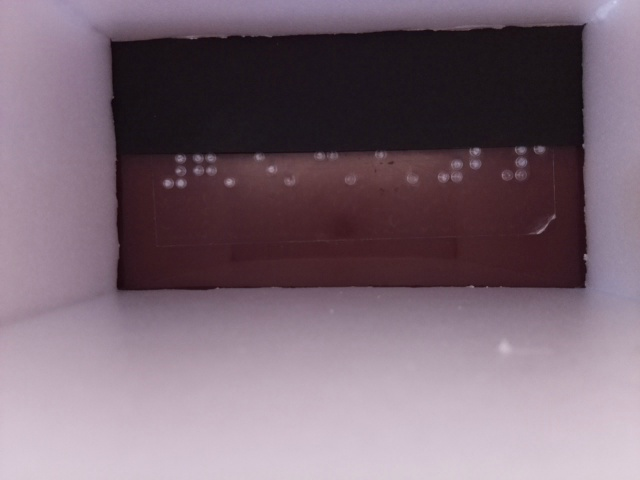
#> input picture vid_process_src/captured_img3/test_cap_img19.jpg, 640 x 480 px, found by its file name
$ python img_rotation_test.py
#> lines starting #> are read from the running program, lines starting #| are printed output that depends on the picture; after the words box and inside, x2 and y2 are one past the last pixel; in counts of white or black regions, pixels touching at a corner belong together
import numpy as np
from collections import Counter
import cv2
import math

def img_preprocess(src_path):
    src = cv2.imread(src_path, cv2.IMREAD_COLOR)
#> src is the input picture: shape (480, 640, 3); mean B, G, R 116, 104, 122.5
    if src is None:
        raise ValueError("Failed to load image from {}".format(src_path))

    src = cv2.imread(src_path, cv2.IMREAD_COLOR)
    src_gray = cv2.cvtColor(src, cv2.COLOR_BGR2GRAY)
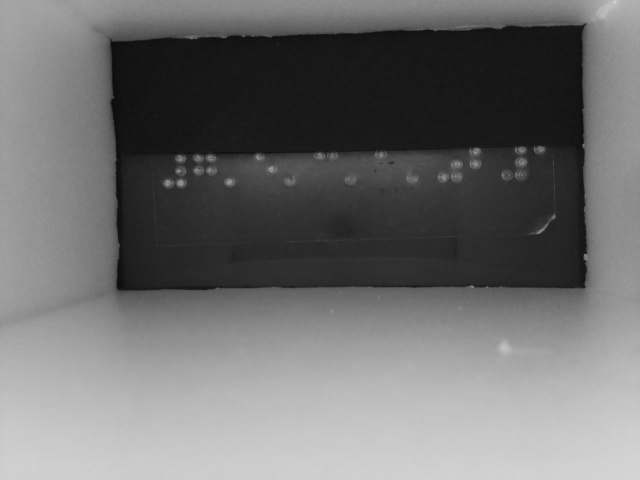
#> src_gray: shape (480, 640); min 7, max 213, mean 110.8

    x, y, width, height = 120, 160, 460, 120
    cropped_gray_image = src_gray[y:y+height, x:x+width]
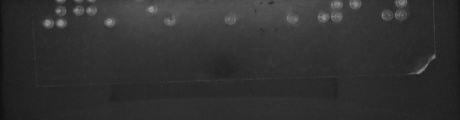
#> cropped_gray_image: shape (120, 460); min 15, max 159, mean 49.6
    cropped_image = src[y:y+height, x:x+width]

    background = cv2.medianBlur(cropped_gray_image, 27)
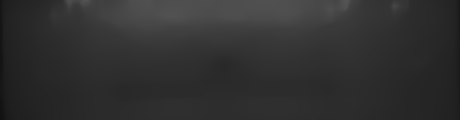
#> background: shape (120, 460); min 18, max 83, mean 48.4
    foreground = cv2.absdiff(cropped_gray_image, background)
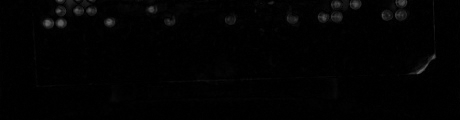
#> foreground: shape (120, 460); min 0, max 98, mean 2.5

    img_crop_bilateral = cv2.bilateralFilter(foreground, 3, 15, 15)
    img_gaussian = cv2.GaussianBlur(img_crop_bilateral, (3, 3), 0)

    _, img_binary = cv2.threshold(img_gaussian, 0, 255, cv2.THRESH_OTSU)
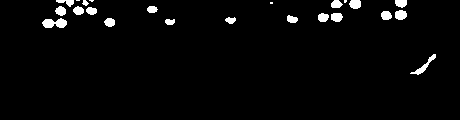
#> img_binary: shape (120, 460); 2.8% white; 23 white regions (4 under 20 px), largest, box (x1, y1, x2, y2) and area: (42, 18, 67, 28) 177, (410, 54, 436, 75) 125, (395, 10, 407, 20) 98

    window = cv2.getStructuringElement(cv2.MORPH_ELLIPSE,(5,5))
    morph2 = cv2.morphologyEx(img_binary, cv2.MORPH_OPEN, window, iterations=1)
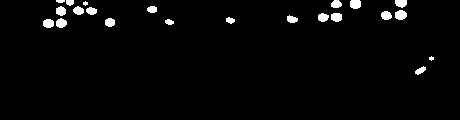
#> morph2: shape (120, 460); 2.5% white; 22 white regions (2 under 20 px), largest, box (x1, y1, x2, y2) and area: (395, 10, 407, 20) 96, (350, 0, 361, 9) 89, (331, 13, 342, 22) 85
    cv2.imshow('morph', morph2)

    med_morph = cv2.medianBlur(morph2, 3)
#> med_morph: shape (120, 460); 2.4% white; 21 white regions (2 under 20 px)
    cv2.imshow('med_morph', med_morph)
    # [8 lines of commented-out code are left out]

    return cropped_image, med_morph

def get_diameter(ctrs):
    if not ctrs:
        raise ValueError("No contours found.")

    boundingBoxes = [list(cv2.boundingRect(c)) for c in ctrs]
    c = Counter([i[2] for i in boundingBoxes])
    mode = c.most_common(1)[0][0]

    if mode == 1:
        diam = c.most_common(2)[1][0] if len(c) > 1 else 1
    else:
        diam = mode
    return diam

# [8 lines of commented-out code are left out]

def get_circles(src, processed):
    # Detect circles using HoughCircles
    circles = cv2.HoughCircles(processed, cv2.HOUGH_GRADIENT, 1, 11, param1=250, param2=8, minRadius=0, maxRadius=(diameter+2))

    if circles is not None:
        circles = np.uint16(np.around(circles))

        # Draw the circles
        for i in circles[0, :]:
            # Draw the outer circle
            # cv2.circle(src, (i[0], i[1]), i[2], (0, 255, 0), 2)
            # Draw the center of the circle
            cv2.circle(src, (i[0], i[1]), 2, (0, 0, 255), 3)
    cv2.imshow('circles', src)
    return src


def calculate_slope_angle(x1, y1, x2, y2):
    # 두 점 사이의 가로, 세로 거리 계산
    dx = x2 - x1
    dy = y2 - y1

    # 기울기 각도 계산 (라디안)
    angle_rad = math.atan2(dy, dx)
    angle_deg = math.degrees(angle_rad)

    return angle_deg

def get_spacing(boundingBoxes):
    spacingX = sorted(set([b[0] for b in boundingBoxes]))
    spacingY = sorted(set([b[1] for b in boundingBoxes]))
    return spacingX, spacingY

def draw_lines(src, boundingBoxes):
    for box in boundingBoxes:
        x, y, w, h = box
        cv2.rectangle(src, (x, y), (x + diameter, y + diameter), (0, 255, 0), 1)
    for x in spacingX:
        cv2.line(src, (x, min(spacingY)), (x, src.shape[1]), (0, 0, 255), 1)
    return src

# Main code
try:
    src, processed = img_preprocess('/Users/tsshin/Desktop/HandS_Braille/vid_process_src/captured_img3/test_cap_img19.jpg')
    # Get the height and width of the image
    height, width = src.shape[:2]
#> height = 120; width = 460

    contours, _ = cv2.findContours(processed, cv2.RETR_TREE, cv2.CHAIN_APPROX_NONE)
#> contours = 21 contours, 2 with area under 20; largest, box (x1, y1, x2, y2) and area: (395, 10, 407, 20) 80, (350, 0, 361, 9) 73, (56, 18, 67, 28) 68, (43, 19, 54, 28) 68, (331, 13, 342, 22) 68
    diameter = get_diameter(contours)
#> in get_diameter, `boundingBoxes = [list(cv2.boundingRect(c)) for c in ctrs]`: boundingBoxes = 21 items, first 6: [415, 67, 11, 8], [429, 57, 5, 3], [165, 19, 9, 6], [43, 19, 11, 9], [105, 18, 10, 9], [56, 18, 11, 10]
#> in get_diameter, `c = Counter([i[2] for i in boundingBoxes])`: c = {11: 11, 5: 2, 9: 2, 10: 3, 12: 2, 18: 1}
#> in get_diameter, `mode = c.most_common(1)[0][0]`: mode = 11
#> diameter = 11
    print(diameter)
#| 11
    # braille = get_circles(contours, diameter)
    hough = get_circles(src, processed)
#> in get_circles, `circles = cv2.HoughCircles(processed, cv2.HOUGH_GRADIENT, 1, 11, param..`: circles = 14 rows, first 8: [322.5, 15.5, 5.9], [354.5, 2.5, 5.5], [47.5, 22.5, 4.6], [385.5, 16.5, 6], [60.5, 21.5, 6], [78.5, 8.5, 5.9], [59.5, 10.5, 4.6], [399.5, 14.5, 4.6]
#> in get_circles, `circles = np.uint16(np.around(circles))`: circles = 14 rows, first 8: [322, 16, 6], [354, 2, 6], [48, 22, 5], [386, 16, 6], [60, 22, 6], [78, 8, 6], [60, 10, 5], [400, 14, 5]
#> the loop in get_circles, `for i in circles[0, :]:` made 14 passes
#> i on passes 1 to 12: [322, 16, 6], [354, 2, 6], [48, 22, 5], [386, 16, 6], [60, 22, 6], [78, 8, 6], [60, 10, 5], [400, 14, 5], [110, 20, 6], [290, 18, 3], [336, 4, 5], [336, 18, 5]
#> after the loop in get_circles, `for i in circles[0, :]:`:
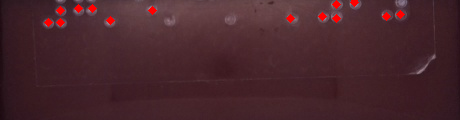
#> src: shape (120, 460, 3); mean B, G, R 44.5, 38.4, 72.7

    # [17 lines of commented-out code are left out]

    cv2.waitKey(0)  # Wait indefinitely until a key is pressed
    cv2.destroyAllWindows()

except Exception as e:
    print("An error occurred:", e)

cv2.waitKey(0)
cv2.destroyAllWindows()

$ run again, with vid_process_src/captured_img3/test_cap_img10.jpg copied over vid_process_src/captured_img3/test_cap_img19.jpg
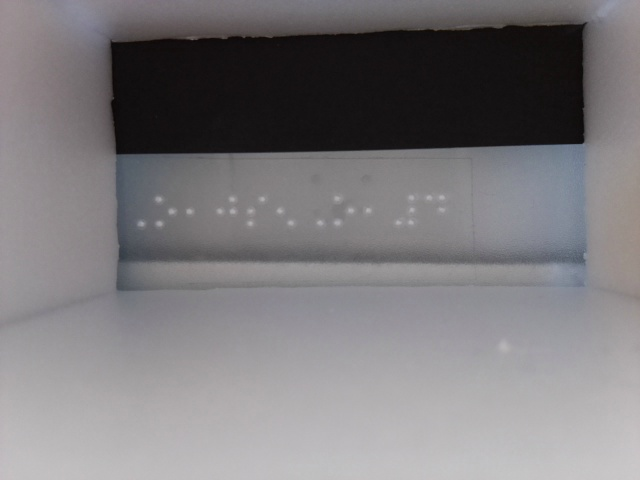
#> input picture vid_process_src/captured_img3/test_cap_img10.jpg, 640 x 480 px, found by its file name
#> in img_preprocess, src is the input picture: shape (480, 640, 3); mean B, G, R 124, 121.4, 123.8
#> in img_preprocess, `_, img_binary = cv2.threshold(img_gaussian, 0, 255, cv2.THRESH_OTSU)`:
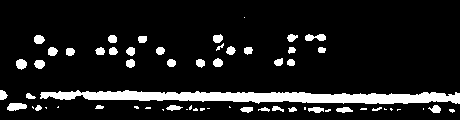
#> img_binary: shape (120, 460); 11% white; 61 white regions (21 under 20 px), largest, box (x1, y1, x2, y2) and area: (40, 90, 460, 104) 3660, (7, 103, 27, 111) 123, (305, 34, 326, 41) 108
#> morph2: shape (120, 460); 10% white; 38 white regions (3 under 20 px), largest, box (x1, y1, x2, y2) and area: (83, 90, 460, 104) 3368, (41, 91, 81, 100) 250, (7, 103, 27, 111) 120
#> med_morph: shape (120, 460); 9.9% white; 38 white regions (3 under 20 px)
#> contours = 38 contours, 5 with area under 20; largest, box (x1, y1, x2, y2) and area: (83, 90, 460, 104) 2986, (41, 91, 81, 100) 207, (7, 103, 27, 111) 96, (16, 59, 27, 69) 72, (34, 35, 44, 44) 60
#> boundingBoxes = 38 items, first 6: [291, 108, 5, 3], [340, 107, 10, 6], [312, 107, 10, 6], [273, 107, 5, 3], [241, 107, 12, 6], [36, 107, 5, 3]
#> c = 11 items
#> mode = 9
#| 9
#> in get_circles, `circles = cv2.HoughCircles(processed, cv2.HOUGH_GRADIENT, 1, 11, param..`: circles = 28 rows, first 8: [112.5, 38.5, 3.8], [436.5, 108.5, 3.8], [171.5, 62.5, 3.8], [200.5, 62.5, 3.8], [20.5, 64.5, 6], [69.5, 51.5, 4.6], [39.5, 64.5, 5.2], [217.5, 39.5, 5.2]
#> in get_circles, `circles = np.uint16(np.around(circles))`: circles = 28 rows, first 8: [112, 38, 4], [436, 108, 4], [172, 62, 4], [200, 62, 4], [20, 64, 6], [70, 52, 5], [40, 64, 5], [218, 40, 5]
#> the loop in get_circles, `for i in circles[0, :]:` made 28 passes
#> after the loop in get_circles, `for i in circles[0, :]:`:
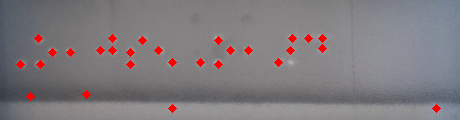
#> src: shape (120, 460, 3); mean B, G, R 125.6, 122.1, 127.5
